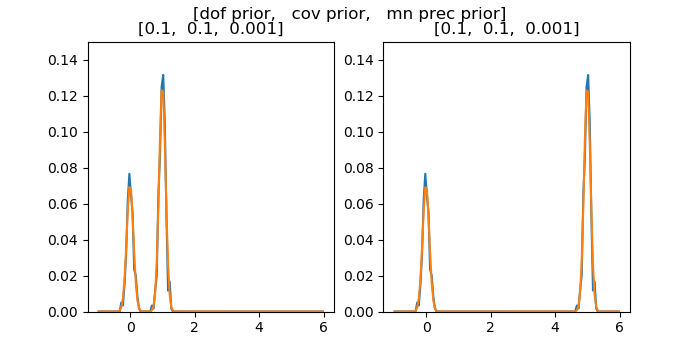

Write Python code to recreate this figure.
import numpy as _N
from sklearn.mixture import BayesianGaussianMixture
import matplotlib.pyplot as _plt

#  generate data  - 2-component Gaussian mixture
N1 = 220
N2 = 380

X              = _N.empty((N1+N2, 1))
X[0:N1, 0]     = 0.1*_N.random.randn(N1)
clstr_2        = 0.1*_N.random.randn(N2)   #  2nd cluster (moveable)


#  max # of components for finite approx of Dirichlet process
n_components = 4
                                     
#  example - setting dof_prior and cov. prior to reasonable value
#  still produces very wide
#  [dof_pr=0.1, cov_prior=0.1, mean_prec=0.001] just right      FAR
#  [dof_pr=0.1, cov_prior=0.1, mean_prec=1.]   too wide cluster FAR
#  [dof_pr=0.1, cov_prior=0.1, mean_prec=1.]   too wide cluster CLOSE

#  [dof_prior, cov_prior, mean_prec_prior, DC offset of data N1:N1+N2]
prm_sets = [[0.1, 0.1, 0.001, 1],
            [0.1, 0.1, 0.001, 5]]

fig = _plt.figure(figsize=(7, 3.5))
i_subpl = 0

random_state = 10
BNS=140

for prm in prm_sets:
    i_subpl += 1

    X[N1:N1+N2, 0] = prm[3] + clstr_2     #  2nd cluster closer or farther
    xbns   = _N.linspace(-1, 6, BNS+1)
    xms    = 0.5*(xbns[0:-1] + xbns[1:])
    dx     = _N.diff(xbns)[0]

    occ_cnts, bnsx = _N.histogram(X[:, 0], bins=xbns)
    
    bgm = BayesianGaussianMixture(\
        n_components=n_components,\
        ################  priors
        weight_concentration_prior_type="dirichlet_process",\
        weight_concentration_prior=0.9,\
        degrees_of_freedom_prior=prm[0],\
        covariance_prior=_N.array([prm[1]]),\
        mean_precision_prior=prm[2],\
        ################  priors                              
        reg_covar=0, init_params='random',\
        max_iter=1500,\
        random_state=random_state, covariance_type="diag")

    bgm.fit(X)

    pcs  = bgm.means_.shape[0]

    mns_r  = bgm.means_.T.reshape((1, pcs))
    isd2s_r= bgm.precisions_.T.reshape((1, pcs))
    sd2s_r = bgm.covariances_.T.reshape((1, pcs))
    xms_r  = xms.reshape((BNS, 1))

    A      = (bgm.weights_ / _N.sqrt(2*_N.pi*sd2s_r)) * dx
    occ_x = _N.sum(A*_N.exp(-0.5*(xms_r - mns_r)*(xms_r - mns_r)*isd2s_r), axis=1)
    fig.add_subplot(1, 2, i_subpl)
    _plt.ylim(0, 0.15)
    _plt.plot(xms, occ_cnts/(X.shape[0]))
    _plt.plot(xms, occ_x)
    _plt.title("[%(dof).1f,  %(cov).1f,  %(prc).3f]" % {"dof" : prm[0], "cov" : prm[1], "prc" : prm[2]})

_plt.suptitle("[dof prior,   cov prior,   mn prec prior]")
_plt.savefig("ex2.png")
